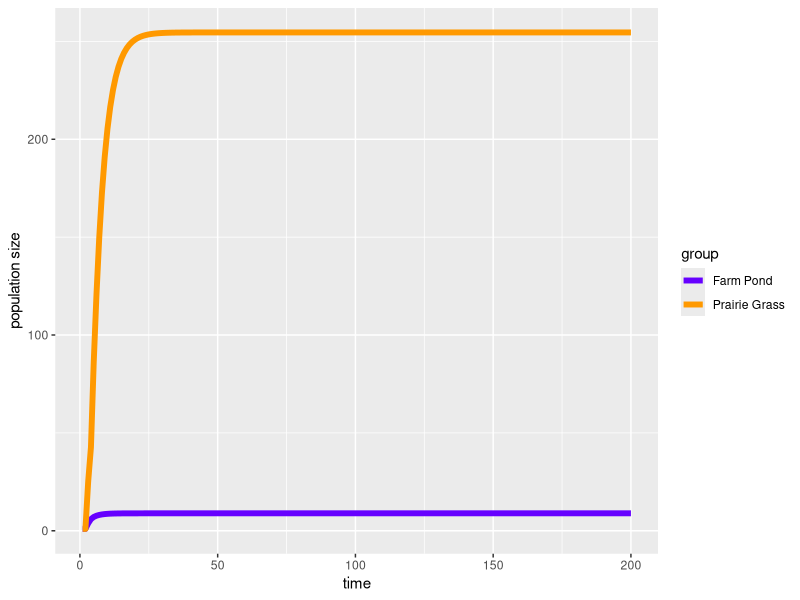
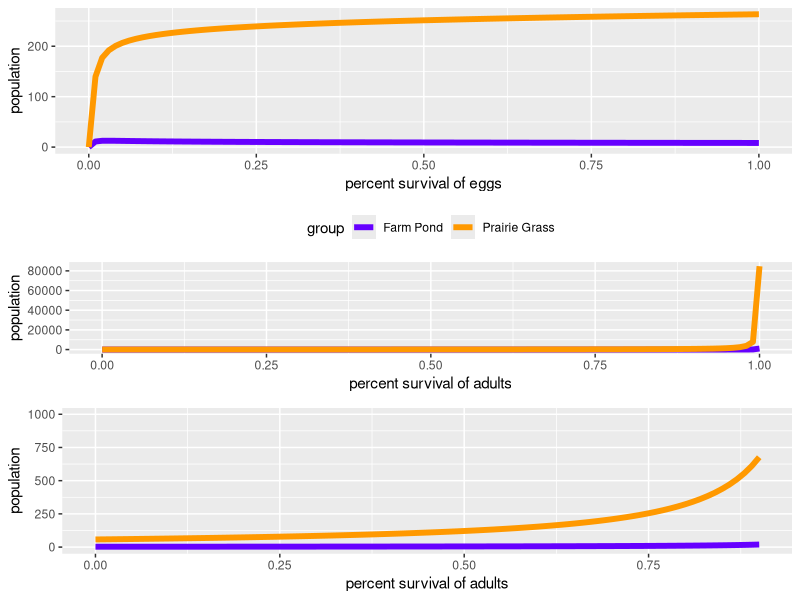

R code for these plots, in order:
## ---- chunk 1
library(xtable)
library(gridExtra)
library(ggplot2)
header <- c("Variable","Farm Pond","Restored Prairie")
dd <- c("density dependent scaling factor",0.0059059, 0.007007007)
gamma <- c("gamma", 1.20, 0.94)

df <- rbind(dd, gamma)
colnames(df) <- header
row.names(df) <- NULL
print(xtable(df, comment=FALSE,caption="Results from Possible Data Model", rownames=FALSE), include.rownames=FALSE,comment=FALSE, caption.placement="top")

## ---- chunk 2
phi = 5000
se = .6
sm = .2
sj = .2
sa = .75
stmax = .8
p = .5
d = .0007007007
gamma = .94
tmax = 200


NGr <- matrix(nrow=2,ncol=tmax)
NGr[,1] <- 1


for(t in 2:tmax){
tt = NGr[2,t-1] * p * phi * se
st = (stmax)/((1+d*tt)^gamma)
ft = p * phi * se * st * sm
mat <- matrix(c(0,sj,ft,sa),ncol=2, nrow=2)
newN <- mat %*% NGr[,t-1]
NGr[,t] <- newN
}


Gr <- as.data.frame(matrix(ncol=2, nrow=200))
Gr[,1] <- seq(1:200)
Gr[,2] <- NGr[2,]
Gr[,3] <- "Prairie Grass"
colnames(Gr) <- c("time","population","group")


phi = 5000
se = .6
sm = .2
sj = .2
sa = .75
stmax = .8
p = .5
d = .0059059
gamma = 1.20
tmax = 200


NPo <- matrix(nrow=2,ncol=tmax)
NPo[,1] <- 1


for(t in 2:tmax){
tt = NPo[2,t-1] * p * phi * se
st = (stmax)/((1+d*tt)^gamma)
ft = p * phi * se * st * sm
mat <- matrix(c(0,sj,ft,sa),ncol=2, nrow=2)
newN <- mat %*% NPo[,t-1]
NPo[,t] <- newN
}

Po <- as.data.frame(matrix(ncol=2, nrow=200))
Po[,1] <- seq(1:200)
Po[,2] <- NPo[2,]
Po[,3] <- "Farm Pond"
colnames(Po) <- c("time","population","group")

dat <- rbind(Gr, Po)

## ---- chunk 3
cpPalette <- c("#6600FF","#FF9900")

ggplot()+
  geom_line(data=dat, aes(x=time, y=population, group=group, col=group),lwd=2)+
  scale_colour_manual(values=cpPalette)+
  ylab("population size")

## ---- chunk 4

####

## Sensativity

####


phi = 5000
se = .6
sm = .2
sj = .2
sa = seq(0,1,by=.01)
stmax = .8
p = .5
d = .0007007007
gamma = .94
tmax = 1000

mat <- matrix(c(0,sj,ft,sa),ncol=2, nrow=2)

NGr <- matrix(nrow=2,ncol=tmax)
NGr[,1] <- 1

savadGr <- as.data.frame(matrix(ncol=3, nrow=length(sa)))
savadGr[,1] <- sa

for(i in 1:length(sa)){
  for(t in 2:tmax){
		tt = NGr[2,t-1] * p * phi * se
		st = (stmax)/((1+d*tt)^gamma)
		ft = p * phi * se * st * sm
		mat <- matrix(c(0,sj,ft,sa[i]),ncol=2, nrow=2)
		newN <- mat %*% NGr[,t-1]
		NGr[,t] <- newN
	}
savadGr[i,2] <- newN[2,]
}

savadGr[,3] <- "Prairie Grass"


###

## egg survival

###


phi = 5000
se = seq(0,1,by=.01)
sm = .2
sj = .2
sa = .75
stmax = .8
p = .5
d = .0007007007
gamma = .94
tmax = 1000

mat <- matrix(c(0,sj,ft,sa),ncol=2, nrow=2)

NGr <- matrix(nrow=2,ncol=tmax)
NGr[,1] <- 1

saveggGr <- as.data.frame(matrix(ncol=3, nrow=length(se)))
saveggGr[,1] <- se

for(i in 1:length(se)){
	for(t in 2:tmax){
		tt = NGr[2,t-1] * p * phi * se[i]
		st = (stmax)/((1+d*tt)^gamma)
		ft = p * phi * se[i] * st * sm
		mat <- matrix(c(0,sj,ft,sa),ncol=2, nrow=2)
		newN <- mat %*% NGr[,t-1]
		NGr[,t] <- newN
	}
saveggGr[i,2] <- newN[2,]
}


saveggGr[,3] <- "Prairie Grass"

## ---- chunk 5

options(scipen=999)
####

## Sensativity

####


phi = 5000
se = .6
sm = .2
sj = .2
sa = seq(0,1,by=.01)
stmax = .8
p = .5
d = .0059059
gamma = 1.20
tmax = 1000

mat <- matrix(c(0,sj,ft,sa),ncol=2, nrow=2)

NPo <- matrix(nrow=2,ncol=tmax)
NPo[,1] <- 1

savadPo <- as.data.frame(matrix(ncol=3, nrow=length(sa)))
savadPo[,1] <- sa

for(i in 1:length(sa)){
  for(t in 2:tmax){
		tt = NPo[2,t-1] * p * phi * se
		st = (stmax)/((1+d*tt)^gamma)
		ft = p * phi * se * st * sm
		mat <- matrix(c(0,sj,ft,sa[i]),ncol=2, nrow=2)
		newN <- mat %*% NPo[,t-1]
		NPo[,t] <- newN
	}
savadPo[i,2] <- newN[2,]
}

savadPo[,3] <- "Farm Pond"



###

## egg survival

###


phi = 5000
se = seq(0,1,by=.01)
sm = .2
sj = .2
sa = .75
stmax = .8
p = .5
d = .0059059
gamma = 1.20
tmax = 1000

mat <- matrix(c(0,sj,ft,sa),ncol=2, nrow=2)

NPo <- matrix(nrow=2,ncol=tmax)
NPo[,1] <- 1

saveggPo <- as.data.frame(matrix(ncol=3, nrow=length(se)))
saveggPo[,1] <- se

for(i in 1:length(se)){
	for(t in 2:tmax){
		tt = NPo[2,t-1] * p * phi * se[i]
		st = (stmax)/((1+d*tt)^gamma)
		ft = p * phi * se[i] * st * sm
		mat <- matrix(c(0,sj,ft,sa),ncol=2, nrow=2)
		newN <- mat %*% NPo[,t-1]
		NPo[,t] <- newN
	}
saveggPo[i,2] <- newN[2,]
}

saveggPo[,3] <- "Farm Pond"


## ---- chunk 6


cpPalette <- c("#6600FF","#FF9900")

eggs <- as.data.frame(rbind(saveggGr, saveggPo))
colnames(eggs) <- c("time", "population","group")
ads <- as.data.frame(rbind(savadGr, savadPo))
colnames(ads) <- c("time", "population","group")
egg <- ggplot()+
      geom_line(data=eggs, aes(x=time, y=population, group=group, colour=group),lwd=2)+
      xlab("percent survival of eggs")+
    scale_colour_manual(values=cpPalette)+
      theme(legend.position="none")


ad <- ggplot()+
      geom_line(data=ads, aes(x=time, y=population, group=group, colour=group), lwd=2)+
      xlab("percent survival of adults")+
  scale_colour_manual(values=cpPalette)+
      theme(legend.position="top")

ad10 <- ggplot()+
      geom_line(data=ads, aes(x=time, y=population, group=group, colour=group), lwd=2)+
      xlab("percent survival of adults")+
  scale_colour_manual(values=cpPalette)+
      theme(legend.position="none")+
  xlim(0,0.9)+
  ylim(0,1000)

grid.arrange(egg, ad, ad10)
